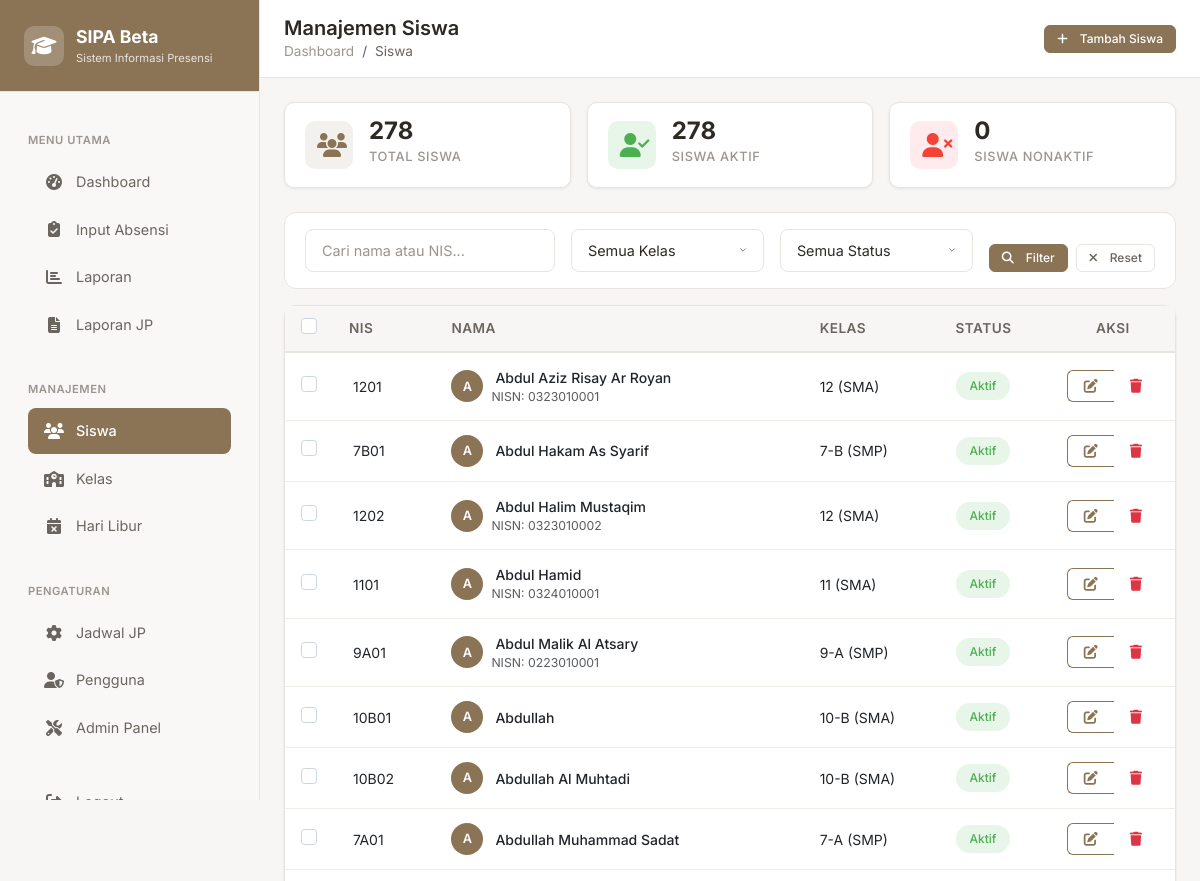
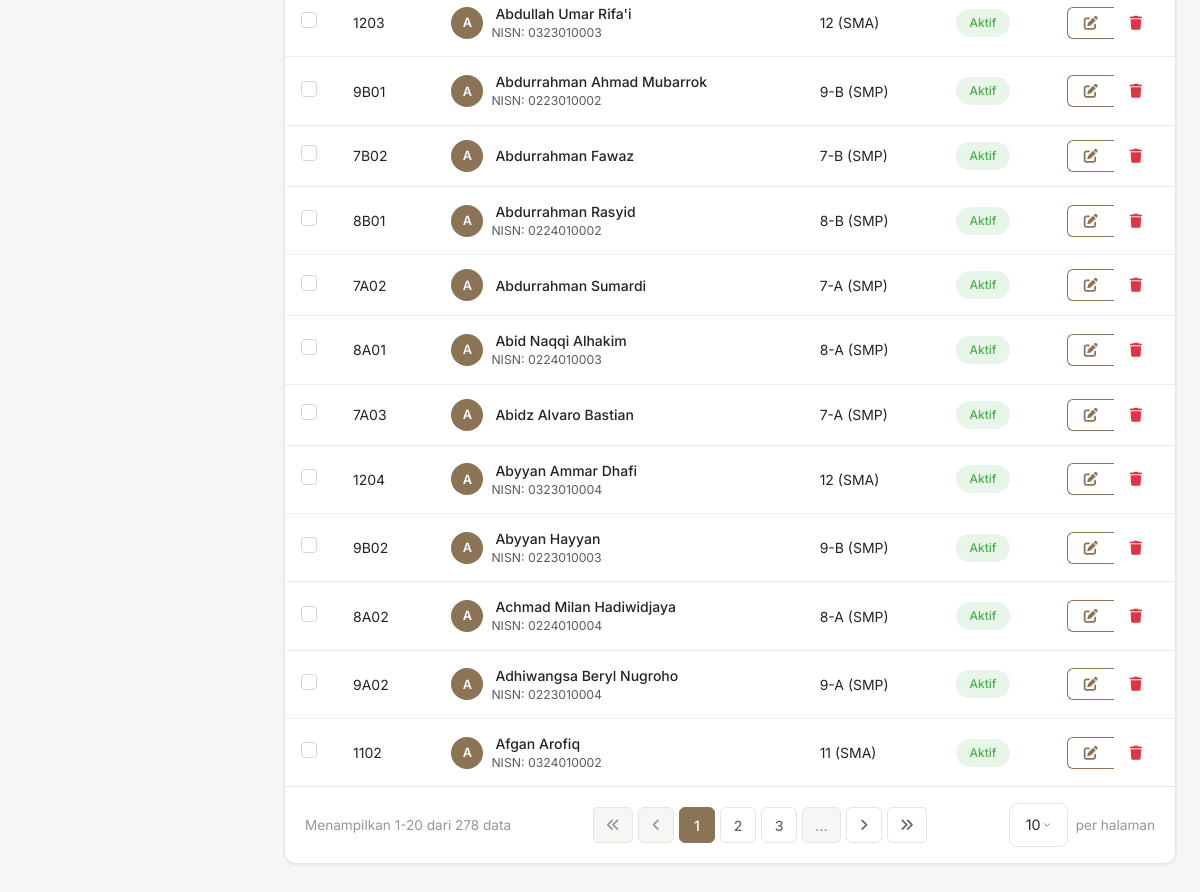
The page /manage/students/ (signed in) on the database as committed earlier (2 pictures, top to bottom).
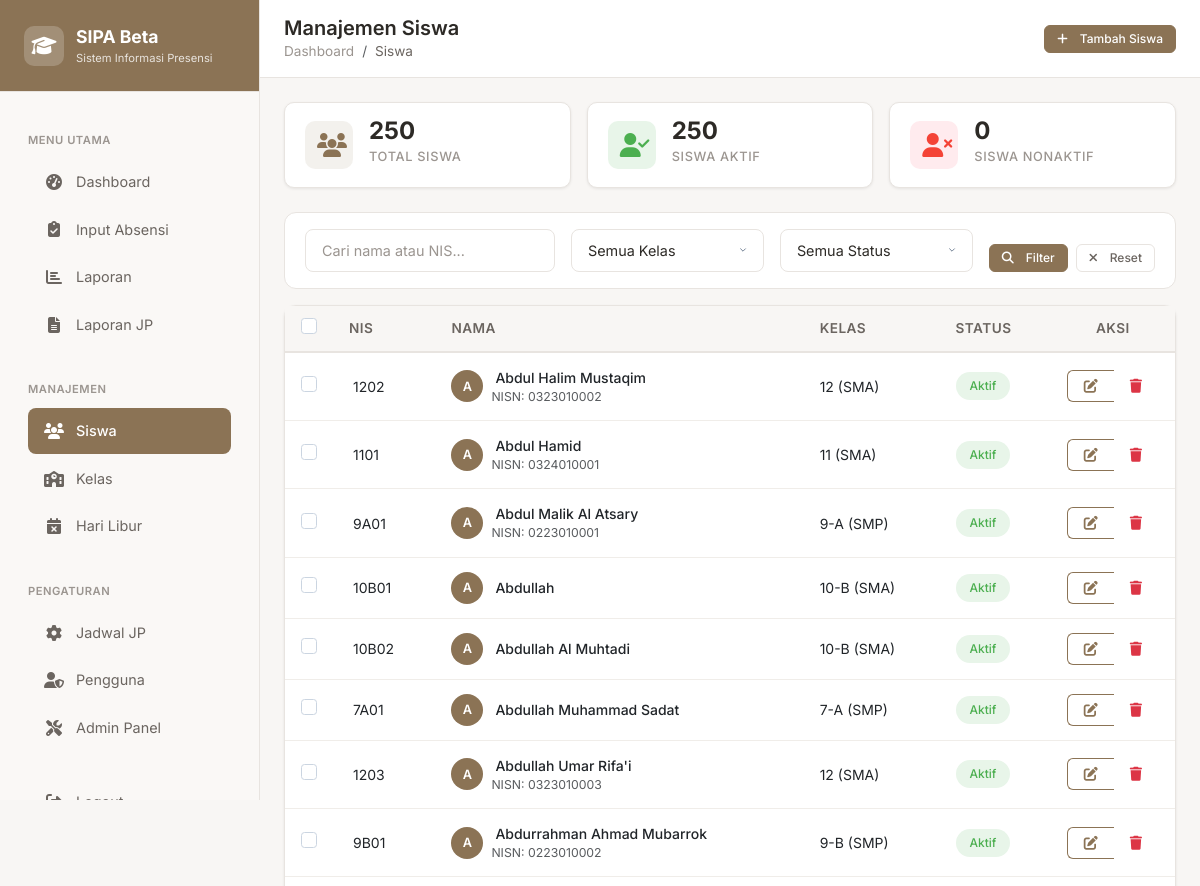
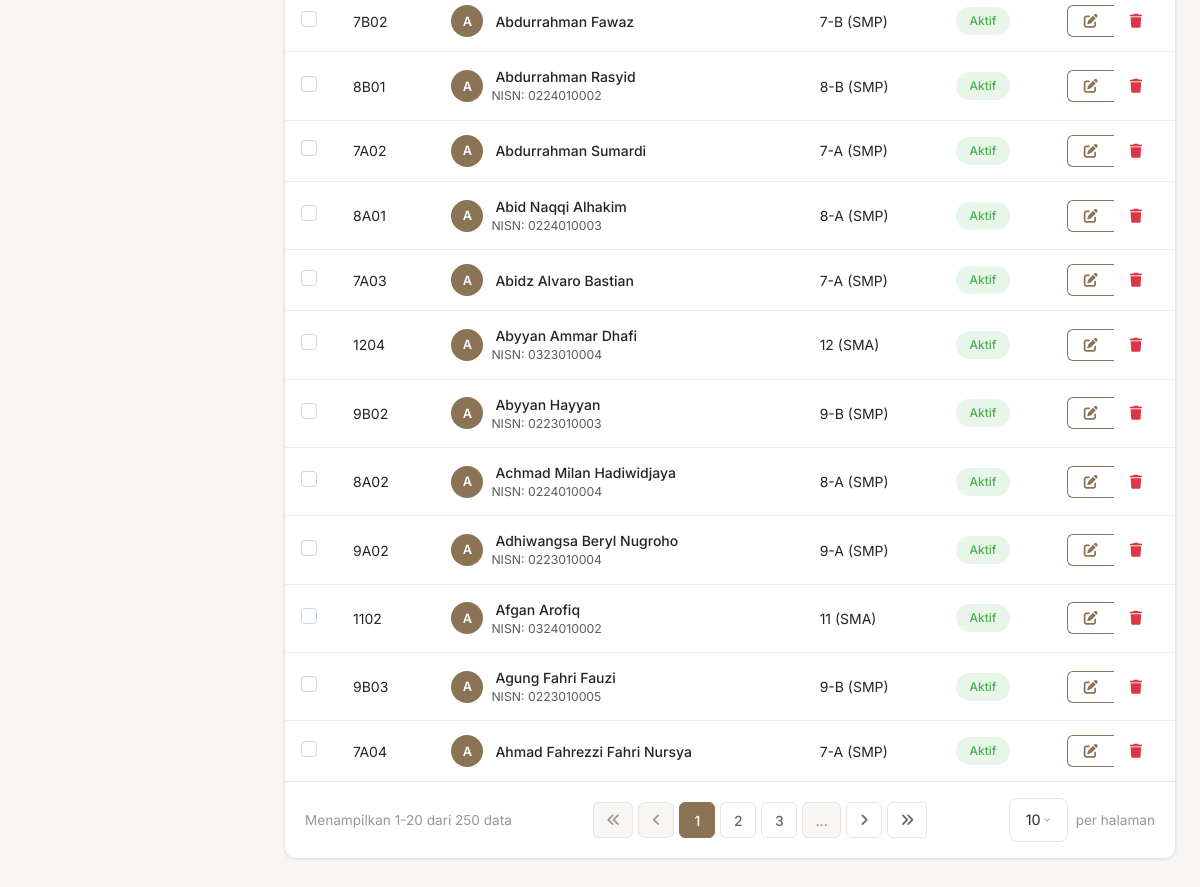
The same page on the database as committed later (2 pictures, top to bottom).
### attendance/models.py (models this page shows, shortened)
class BaseModel(models.Model):
    id = models.UUIDField(primary_key=True, default=uuid.uuid4, editable=False)
    created_at = models.DateTimeField(auto_now_add=True)
    updated_at = models.DateTimeField(auto_now=True)
    created_by = models.ForeignKey(
        User,
        on_delete=models.SET_NULL,
        null=True,
        blank=True,
        related_name='%(class)s_created'
    )
    updated_by = models.ForeignKey(
        User,
        on_delete=models.SET_NULL,
        null=True,
        blank=True,
        related_name='%(class)s_updated'
    )
    class Meta:
        abstract = True

class Student(BaseModel):
    student_id_validator = RegexValidator(
        regex=r'^[0-9A-Z]{2,10}$',
        message='Student ID must be 2-10 characters long and contain only numbers and uppercase letters'
    )
    nisn_validator = RegexValidator(
        regex=r'^\d{10}$',
        message='NISN must be exactly 10 digits'
    )
    student_id = models.CharField(
        max_length=10,
        unique=True,
        validators=[student_id_validator],
        help_text='Unique student identifier'
    )
    nisn = models.CharField(
        max_length=10,
        blank=True,
        validators=[nisn_validator],
        help_text='National Student Identification Number (10 digits)'
    )
    name = models.CharField(
        max_length=100,
        validators=[MinLengthValidator(2)],
        help_text='Full name of the student'
    )
    classroom = models.ForeignKey(
        Classroom,
        on_delete=models.CASCADE,
        related_name='students',
        help_text='Student\'s classroom'
    )
    date_of_birth = models.DateField(null=True, blank=True)
    gender = models.CharField(
        max_length=1,
        choices=[('M', 'Laki-laki'), ('F', 'Perempuan')],
        blank=True
    )
    address = models.TextField(blank=True)
    parent_phone = models.CharField(max_length=15, blank=True)
    enrollment_date = models.DateField(default=timezone.now)
    graduation_date = models.DateField(null=True, blank=True)
    student_number = models.CharField(max_length=20, blank=True, help_text="Internal student number")
    is_active = models.BooleanField(default=True)
    class Meta:
        ordering = ['name']
        indexes = [
            models.Index(fields=['classroom']),
            models.Index(fields=['student_id']),
            models.Index(fields=['nisn']),
            models.Index(fields=['is_active']),
            models.Index(fields=['enrollment_date']),
        ]
        verbose_name = 'Student'
        verbose_name_plural = 'Students'

class Classroom(BaseModel):
    academic_level = models.ForeignKey(
        AcademicLevel,
        on_delete=models.CASCADE,
        help_text="Academic level (SMP/SMA)"
    )
    grade = models.PositiveIntegerField(help_text="Grade level (7, 8, 9, 10, 11, 12)")
    section = models.CharField(
        max_length=5,
        blank=True,
        help_text="Class section (A, B, C, etc.)"
    )
    name = models.CharField(max_length=50, help_text="Display name for the classroom")
    capacity = models.PositiveIntegerField(default=30)
    room_number = models.CharField(max_length=20, blank=True)
    homeroom_teacher = models.ForeignKey(
        User,
        on_delete=models.SET_NULL,
        null=True,
        blank=True,
        related_name='homeroom_classes'
    )
    is_active = models.BooleanField(default=True)
    academic_year = models.CharField(
        max_length=9,
        help_text="Academic year (e.g., 2024/2025)"
    )
    class Meta:
        unique_together = ['academic_level', 'grade', 'section', 'academic_year']
        ordering = ['academic_level', 'grade', 'section']
        indexes = [
            models.Index(fields=['academic_level', 'grade']),
            models.Index(fields=['is_active']),
            models.Index(fields=['academic_year']),
        ]
        verbose_name = 'Classroom'
        verbose_name_plural = 'Classrooms'
    def __str__(self):
        if self.section:
            return f"{self.grade}-{self.section} ({self.academic_level.code})"
        return f"{self.grade} ({self.academic_level.code})"

class AcademicLevel(models.Model):
    LEVEL_CHOICES = [
        ('SMP', 'Sekolah Menengah Pertama'),
        ('SMA', 'Sekolah Menengah Atas'),
        ('MA', 'Madrasah Aliyah'),
        ('MTS', 'Madrasah Tsanawiyah'),
    ]
    code = models.CharField(max_length=10, unique=True, primary_key=True)
    name = models.CharField(max_length=50)
    level_type = models.CharField(max_length=10, choices=LEVEL_CHOICES)
    description = models.TextField(blank=True)
    is_active = models.BooleanField(default=True)
    min_grade = models.PositiveIntegerField(help_text="Minimum grade level (e.g., 7 for SMP)")
    max_grade = models.PositiveIntegerField(help_text="Maximum grade level (e.g., 9 for SMP)")
    created_at = models.DateTimeField(default=timezone.now)
    updated_at = models.DateTimeField(auto_now=True)
    class Meta:
        ordering = ['level_type', 'code']
        verbose_name = 'Academic Level'
        verbose_name_plural = 'Academic Levels'

### attendance/views.py (the view)
# urls.py: path('manage/students/', views.manage_student_list, name='manage_student_list'),
@login_required
def manage_student_list(request):
    try:
        filter_form = StudentFilterForm(request.GET)
        students = Student.objects.select_related(
            'classroom', 'classroom__academic_level'
        ).order_by('name')
        if filter_form.is_valid():
            search = filter_form.cleaned_data.get('search')
            classroom = filter_form.cleaned_data.get('classroom')
            status = filter_form.cleaned_data.get('status')
            if search:
                students = students.filter(
                    models.Q(name__icontains=search) |
                    models.Q(student_id__icontains=search) |
                    models.Q(nisn__icontains=search)
                )
            if classroom:
                students = students.filter(classroom=classroom)
            if status == 'active':
                students = students.filter(is_active=True)
            elif status == 'inactive':
                students = students.filter(is_active=False)
        paginator = Paginator(students, 20)
        page_number = request.GET.get('page', 1)
        page_obj = paginator.get_page(page_number)
        total_students = Student.objects.count()
        active_students = Student.objects.filter(is_active=True).count()
        inactive_students = total_students - active_students
        context = {
            'students': page_obj,
            'filter_form': filter_form,
            'total_students': total_students,
            'active_students': active_students,
            'inactive_students': inactive_students,
        }
    except Exception as e:
        logger.error(f"Error loading student list: {str(e)}")
        messages.error(request, "Terjadi kesalahan saat memuat data siswa")
        context = {'students': [], 'filter_form': StudentFilterForm()}
    return render(request, 'manage/students/list.html', context)

### attendance/forms.py
class StudentFilterForm(forms.Form):
    search = forms.CharField(
        required=False,
        widget=forms.TextInput(attrs={
            'class': 'form-control',
            'placeholder': 'Cari nama atau NIS...'
        })
    )
    classroom = forms.ModelChoiceField(
        required=False,
        queryset=Classroom.objects.none(),
        empty_label='Semua Kelas',
        widget=forms.Select(attrs={'class': 'form-select'})
    )
    status = forms.ChoiceField(
        required=False,
        choices=[('', 'Semua Status'), ('active', 'Aktif'), ('inactive', 'Nonaktif')],
        widget=forms.Select(attrs={'class': 'form-select'})
    )
    def __init__(self, *args, **kwargs):
        super().__init__(*args, **kwargs)
        self.fields['classroom'].queryset = Classroom.objects.filter(
            is_active=True
        ).select_related('academic_level').order_by(
            'academic_level__code', 'grade', 'section'
        )

### templates/manage/students/list.html (shortened to what the changed rows need)
{% extends 'manage/base_list.html' %}
{% load static %}
{% block page_title %}Manajemen Siswa{% endblock %}
{% block stats_row %}
<div class="stats-row">
    <div class="stat-card">
        <div>
            <div class="stat-value">{{ total_students }}</div>
            <div class="stat-label">Total Siswa</div>
        </div>
    </div>
    <div class="stat-card">
        <div>
            <div class="stat-value">{{ active_students }}</div>
            <div class="stat-label">Siswa Aktif</div>
        </div>
    </div>
</div>
{% endblock %}
{% block list_content %}
<div class="card">
    <div class="card-body p-0">
        <form method="post" action="{% url 'bulk_action' %}" id="bulkForm">
            <div class="table-responsive">
                <table class="table table-hover mb-0" id="studentTable">
                    <thead>
                        <tr>
                            {% if user.is_superuser %}
                            <th style="width: 40px;">
                                <input type="checkbox" class="form-check-input" id="selectAll">
                            </th>
                            {% endif %}
                            <th>NIS</th>
                            <th>Nama</th>
                            <th>Kelas</th>
                            <th>Status</th>
                            {% if user.is_superuser %}
                            <th style="width: 120px;" class="text-center">Aksi</th>
                            {% endif %}
                        </tr>
                    </thead>
                    <tbody>
                        {% for student in students %}
                        <tr data-id="{{ student.pk }}">
                            {% if user.is_superuser %}
                            <td>
                                <input type="checkbox" class="form-check-input row-checkbox"
                                       name="selected_ids" value="{{ student.pk }}">
                            </td>
                            {% endif %}
                            <td data-label="NIS">
                                <span class="editable" data-field="student_id" data-id="{{ student.pk }}" data-model="student">
                                    {{ student.student_id }}
                                </span>
                            </td>
                            <td data-label="Nama">
                                <div class="d-flex align-items-center">
                                    <div class="avatar-sm me-2">
                                        {{ student.name|slice:":1"|upper }}
                                    </div>
                                    <div>
                                        <span class="editable fw-medium" data-field="name" data-id="{{ student.pk }}" data-model="student">
                                            {{ student.name }}
                                        </span>
                                        {% if student.nisn %}
                                        <div class="text-muted small">NISN: {{ student.nisn }}</div>
                                        {% endif %}
                                    </div>
                                </div>
                            </td>
                            <td data-label="Kelas">{{ student.classroom }}</td>
                            <td data-label="Status">
                                {% if student.is_active %}
                                <span class="status-badge status-hadir">Aktif</span>
                                {% else %}
                                <span class="status-badge status-alpa">Nonaktif</span>
                                {% endif %}
                            </td>
                            <td class="text-center">
                                {% if user.is_superuser %}
                                <div class="btn-group btn-group-sm">
                                    <a href="{% url 'manage_student_edit' student.pk %}"
                                       class="btn btn-outline-primary" title="Edit">
                                        <i class="fas fa-edit"></i>
                                    </a>
                                    <button type="button" class="btn btn-outline-danger" title="Hapus"
                                            data-bs-toggle="modal"
                                            data-bs-target="#deleteModal"
                                            data-delete-id="{{ student.pk }}"
                                            data-delete-name="{{ student.name }}"
                                            data-delete-url="{% url 'manage_student_delete' student.pk %}">
                                        <i class="fas fa-trash"></i>
                                    </button>
                                </div>
                                {% else %}
                                <span class="text-muted">-</span>
                                {% endif %}
                            </td>
                        </tr>
                        {% endfor %}
                    </tbody>
                </table>
            </div>
        </form>
        {% if students.has_other_pages %}
        {% include 'components/_pagination.html' with page_obj=students %}
        {% endif %}
    </div>
</div>
{% endblock %}

Rows that differ between the two databases and show on the page:
removed Student: student_id "1201", name "A", name "Abdul Aziz Risay Ar Royan", nisn "0323010001", classroom "12 (SMA)", is_active "Aktif"
removed Student: student_id "7B01", name "A", name "Abdul Hakam As Syarif", classroom "7-B (SMP)", is_active "Aktif"
now on this page (row unchanged): Student: student_id "9B03", name "A", name "Agung Fahri Fauzi", nisn "0223010005", classroom "9-B (SMP)", is_active "Aktif"
now on this page (row unchanged): Student: student_id "7A04", name "A", name "Ahmad Fahrezzi Fahri Nursya", classroom "7-A (SMP)", is_active "Aktif"
Other text that changed with them:
{{ total_students }}: "278" → "250"
{{ active_students }}: "278" → "250"
{{ page_obj.paginator.count }}: "278" → "250"
